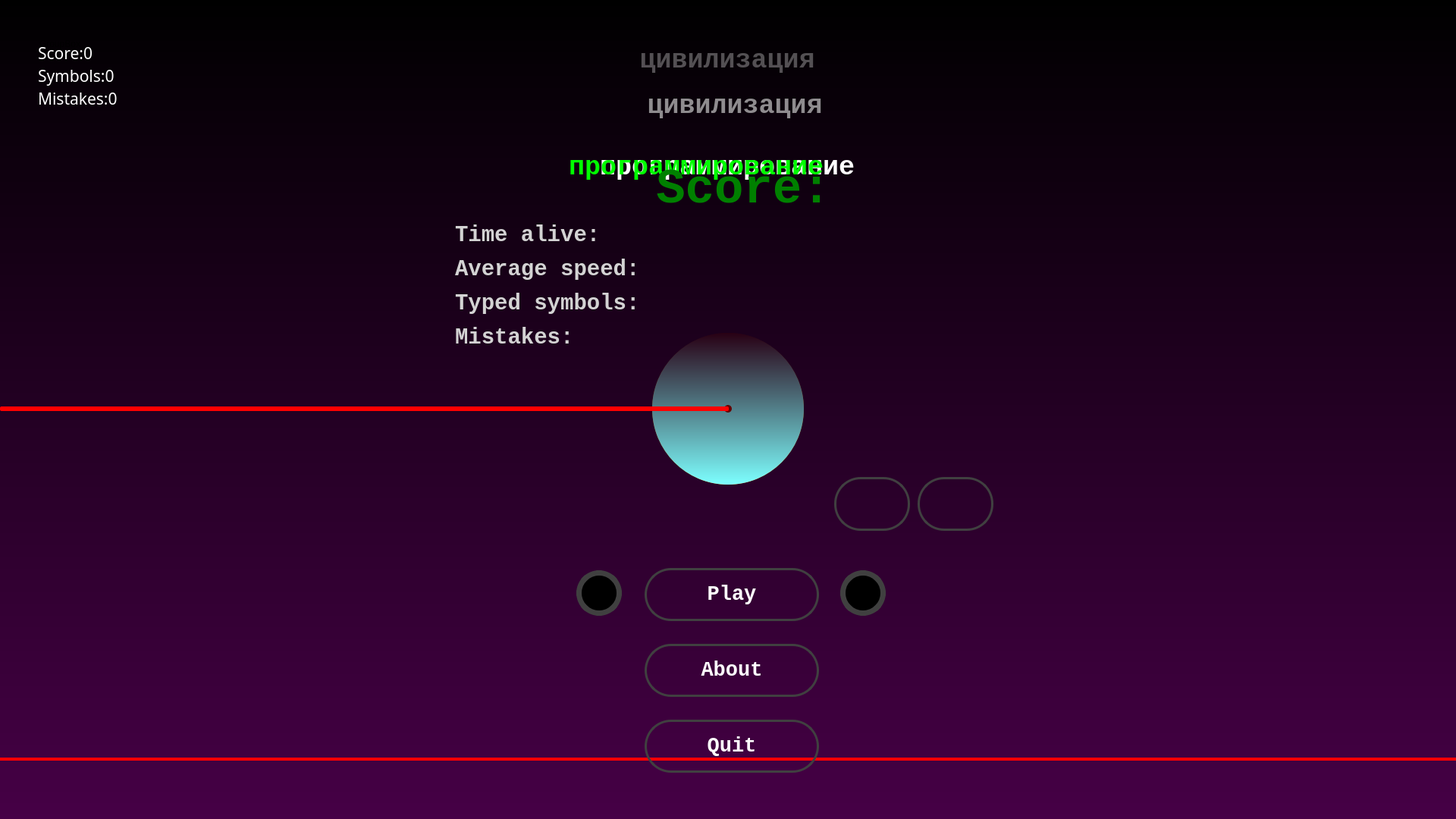
<?xml version="1.0" encoding="UTF-8"?>
<ui version="4.0">
 <class>MainWidget</class>
 <widget class="QWidget" name="MainWidget">
  <property name="geometry">
   <rect>
    <x>0</x>
    <y>0</y>
    <width>1920</width>
    <height>1080</height>
   </rect>
  </property>
  <property name="windowTitle">
   <string>MainWidget</string>
  </property>
  <property name="styleSheet">
   <string notr="true">background: qlineargradient( x1:0 y1:0, x2:0 y2:1, stop:0 black, stop:1 rgb(70, 0, 70));</string>
  </property>
  <widget class="QGroupBox" name="AllWidgets">
   <property name="enabled">
    <bool>true</bool>
   </property>
   <property name="geometry">
    <rect>
     <x>0</x>
     <y>-1</y>
     <width>1920</width>
     <height>1081</height>
    </rect>
   </property>
   <property name="styleSheet">
    <string notr="true">background: rgb(0,0,0,0);
border: none;</string>
   </property>
   <property name="title">
    <string/>
   </property>
   <property name="flat">
    <bool>false</bool>
   </property>
   <widget class="QGroupBox" name="Game">
    <property name="geometry">
     <rect>
      <x>0</x>
      <y>0</y>
      <width>1920</width>
      <height>1080</height>
     </rect>
    </property>
    <property name="title">
     <string/>
    </property>
    <widget class="QPushButton" name="leftEye">
     <property name="enabled">
      <bool>false</bool>
     </property>
     <property name="geometry">
      <rect>
       <x>896</x>
       <y>476</y>
       <width>60</width>
       <height>60</height>
      </rect>
     </property>
     <property name="styleSheet">
      <string notr="true">background: none;</string>
     </property>
     <property name="text">
      <string/>
     </property>
     <property name="icon">
      <iconset resource="rsc.qrc">
       <normaloff>:/img/img/eye.png</normaloff>:/img/img/eye.png</iconset>
     </property>
     <property name="iconSize">
      <size>
       <width>45</width>
       <height>55</height>
      </size>
     </property>
    </widget>
    <widget class="QPushButton" name="rightEye">
     <property name="enabled">
      <bool>false</bool>
     </property>
     <property name="geometry">
      <rect>
       <x>965</x>
       <y>476</y>
       <width>61</width>
       <height>61</height>
      </rect>
     </property>
     <property name="styleSheet">
      <string notr="true"/>
     </property>
     <property name="text">
      <string/>
     </property>
     <property name="icon">
      <iconset resource="rsc.qrc">
       <normaloff>:/img/img/eye.png</normaloff>:/img/img/eye.png</iconset>
     </property>
     <property name="iconSize">
      <size>
       <width>45</width>
       <height>55</height>
      </size>
     </property>
    </widget>
    <widget class="QPushButton" name="lazer">
     <property name="geometry">
      <rect>
       <x>0</x>
       <y>1000</y>
       <width>1920</width>
       <height>4</height>
      </rect>
     </property>
     <property name="minimumSize">
      <size>
       <width>0</width>
       <height>0</height>
      </size>
     </property>
     <property name="font">
      <font>
       <family>Courier New</family>
       <pointsize>20</pointsize>
       <weight>75</weight>
       <italic>false</italic>
       <bold>true</bold>
      </font>
     </property>
     <property name="toolTip">
      <string/>
     </property>
     <property name="toolTipDuration">
      <number>4000</number>
     </property>
     <property name="statusTip">
      <string/>
     </property>
     <property name="styleSheet">
      <string notr="true">background: red;</string>
     </property>
     <property name="text">
      <string/>
     </property>
    </widget>
    <widget class="QPushButton" name="ball">
     <property name="geometry">
      <rect>
       <x>860</x>
       <y>440</y>
       <width>200</width>
       <height>200</height>
      </rect>
     </property>
     <property name="autoFillBackground">
      <bool>false</bool>
     </property>
     <property name="styleSheet">
      <string notr="true">background: qlineargradient( x1:0 y1:0, x2:0 y2:1, stop:0 rgb(40,0,20), stop:1 rgb(255, 155, 0));
border-radius: 100px;</string>
     </property>
     <property name="text">
      <string/>
     </property>
     <property name="icon">
      <iconset resource="rsc.qrc">
       <normaloff>:/img/img/skin.png</normaloff>:/img/img/skin.png</iconset>
     </property>
     <property name="iconSize">
      <size>
       <width>200</width>
       <height>200</height>
      </size>
     </property>
    </widget>
    <widget class="QGroupBox" name="GameOver">
     <property name="geometry">
      <rect>
       <x>0</x>
       <y>0</y>
       <width>1920</width>
       <height>1080</height>
      </rect>
     </property>
     <property name="title">
      <string/>
     </property>
     <widget class="QPushButton" name="frontLazer">
      <property name="geometry">
       <rect>
        <x>0</x>
        <y>537</y>
        <width>961</width>
        <height>6</height>
       </rect>
      </property>
      <property name="styleSheet">
       <string notr="true">background: red; border: 1px red; border-radius: 2px;</string>
      </property>
      <property name="text">
       <string/>
      </property>
     </widget>
     <widget class="QLabel" name="blood">
      <property name="geometry">
       <rect>
        <x>953</x>
        <y>540</y>
        <width>12</width>
        <height>50</height>
       </rect>
      </property>
      <property name="text">
       <string/>
      </property>
      <property name="pixmap">
       <pixmap resource="rsc.qrc">:/img/img/blood.png</pixmap>
      </property>
     </widget>
     <widget class="QPushButton" name="hole">
      <property name="geometry">
       <rect>
        <x>955</x>
        <y>535</y>
        <width>10</width>
        <height>10</height>
       </rect>
      </property>
      <property name="styleSheet">
       <string notr="true">border-radius: 5px;
background: rgb(100,0,0);</string>
      </property>
      <property name="text">
       <string/>
      </property>
     </widget>
     <widget class="QPushButton" name="dead_ball">
      <property name="enabled">
       <bool>true</bool>
      </property>
      <property name="geometry">
       <rect>
        <x>860</x>
        <y>440</y>
        <width>200</width>
        <height>200</height>
       </rect>
      </property>
      <property name="autoFillBackground">
       <bool>false</bool>
      </property>
      <property name="styleSheet">
       <string notr="true">background: qlineargradient( x1:0 y1:0, x2:0 y2:1, stop:0 rgb(40,0,20), stop:1 rgb(125, 255, 255));
border-radius: 100px;</string>
      </property>
      <property name="text">
       <string/>
      </property>
      <property name="icon">
       <iconset resource="rsc.qrc">
        <normaloff>:/img/img/skin.png</normaloff>:/img/img/skin.png</iconset>
      </property>
      <property name="iconSize">
       <size>
        <width>200</width>
        <height>200</height>
       </size>
      </property>
     </widget>
     <widget class="QPushButton" name="leftEye_dead">
      <property name="enabled">
       <bool>true</bool>
      </property>
      <property name="geometry">
       <rect>
        <x>896</x>
        <y>476</y>
        <width>60</width>
        <height>60</height>
       </rect>
      </property>
      <property name="styleSheet">
       <string notr="true">background: none;</string>
      </property>
      <property name="text">
       <string/>
      </property>
      <property name="icon">
       <iconset resource="rsc.qrc">
        <normaloff>:/img/img/dead.png</normaloff>:/img/img/dead.png</iconset>
      </property>
      <property name="iconSize">
       <size>
        <width>45</width>
        <height>55</height>
       </size>
      </property>
     </widget>
     <widget class="QPushButton" name="rightEye_dead">
      <property name="enabled">
       <bool>true</bool>
      </property>
      <property name="geometry">
       <rect>
        <x>965</x>
        <y>476</y>
        <width>61</width>
        <height>61</height>
       </rect>
      </property>
      <property name="styleSheet">
       <string notr="true"/>
      </property>
      <property name="text">
       <string/>
      </property>
      <property name="icon">
       <iconset resource="rsc.qrc">
        <normaloff>:/img/img/dead.png</normaloff>:/img/img/dead.png</iconset>
      </property>
      <property name="iconSize">
       <size>
        <width>45</width>
        <height>55</height>
       </size>
      </property>
     </widget>
     <widget class="QGroupBox" name="GameOverDialog">
      <property name="geometry">
       <rect>
        <x>350</x>
        <y>30</y>
        <width>1200</width>
        <height>900</height>
       </rect>
      </property>
      <property name="styleSheet">
       <string notr="true">background: none;</string>
      </property>
      <property name="title">
       <string/>
      </property>
      <widget class="QLabel" name="gameOverDialogBackground">
       <property name="geometry">
        <rect>
         <x>0</x>
         <y>0</y>
         <width>1200</width>
         <height>940</height>
        </rect>
       </property>
       <property name="styleSheet">
        <string notr="true">background: none;</string>
       </property>
       <property name="text">
        <string/>
       </property>
       <property name="pixmap">
        <pixmap resource="rsc.qrc">:/img/img/pixmap.png</pixmap>
       </property>
       <property name="alignment">
        <set>Qt::AlignCenter</set>
       </property>
      </widget>
      <widget class="QPushButton" name="gameOverMainMenu">
       <property name="geometry">
        <rect>
         <x>860</x>
         <y>600</y>
         <width>100</width>
         <height>71</height>
        </rect>
       </property>
       <property name="font">
        <font>
         <family>Courier New</family>
         <pointsize>20</pointsize>
         <weight>75</weight>
         <italic>false</italic>
         <bold>true</bold>
        </font>
       </property>
       <property name="toolTip">
        <string/>
       </property>
       <property name="toolTipDuration">
        <number>4000</number>
       </property>
       <property name="statusTip">
        <string/>
       </property>
       <property name="styleSheet">
        <string notr="true">QPushButton {
border-style: outset;
     padding: 6px;
     border: 1px solid #404040;
     border-width: 3px;
     border-radius: 35px;
     background-color: qlineargradient(x1: 0, y1: 0, x2: 0, y2: 1,
                                       stop: 0 #000000, stop: 1 #404040);
	color: white;
}

QPushButton:pressed {
	 color:rgb(200,200,200);
     background-color: qlineargradient(x1: 0, y1: 0, x2: 0, y2: 1,
                                       stop: 0 #404040, stop: 1 #999999);
 }

QPushButton:disabled {
	color:rgb(200,200,200);
	background-color: qlineargradient(x1: 0, y1: 0, x2: 0, y2: 1,
									  stop: 0 #555555, stop: 1 #999999);
}

 QPushButton:hover {
     border-color: green;
 }

 QPushButton:default {
     border-color: navy; /* делаем кнопку по умолчанию выпуклой */
 }</string>
       </property>
       <property name="text">
        <string/>
       </property>
       <property name="icon">
        <iconset resource="rsc.qrc">
         <normaloff>:/img/img/home.png</normaloff>:/img/img/home.png</iconset>
       </property>
       <property name="iconSize">
        <size>
         <width>50</width>
         <height>50</height>
        </size>
       </property>
      </widget>
      <widget class="QPushButton" name="gameOverRestart">
       <property name="geometry">
        <rect>
         <x>750</x>
         <y>600</y>
         <width>100</width>
         <height>71</height>
        </rect>
       </property>
       <property name="font">
        <font>
         <family>Courier New</family>
         <pointsize>20</pointsize>
         <weight>75</weight>
         <italic>false</italic>
         <bold>true</bold>
        </font>
       </property>
       <property name="toolTip">
        <string/>
       </property>
       <property name="toolTipDuration">
        <number>4000</number>
       </property>
       <property name="statusTip">
        <string/>
       </property>
       <property name="styleSheet">
        <string notr="true">QPushButton {
border-style: outset;
     padding: 6px;
     border: 1px solid #404040;
     border-width: 3px;
     border-radius: 35px;
     background-color: qlineargradient(x1: 0, y1: 0, x2: 0, y2: 1,
                                       stop: 0 #000000, stop: 1 #404040);
	color: white;
}

QPushButton:pressed {
	 color:rgb(200,200,200);
     background-color: qlineargradient(x1: 0, y1: 0, x2: 0, y2: 1,
                                       stop: 0 #404040, stop: 1 #999999);
 }

QPushButton:disabled {
	color:rgb(200,200,200);
	background-color: qlineargradient(x1: 0, y1: 0, x2: 0, y2: 1,
									  stop: 0 #555555, stop: 1 #999999);
}

 QPushButton:hover {
     border-color: green;
 }

 QPushButton:default {
     border-color: navy; /* делаем кнопку по умолчанию выпуклой */
 }</string>
       </property>
       <property name="text">
        <string/>
       </property>
       <property name="icon">
        <iconset resource="rsc.qrc">
         <normaloff>:/img/img/restart.png</normaloff>:/img/img/restart.png</iconset>
       </property>
       <property name="iconSize">
        <size>
         <width>43</width>
         <height>43</height>
        </size>
       </property>
      </widget>
      <widget class="QLabel" name="gameOverScorePanel">
       <property name="geometry">
        <rect>
         <x>230</x>
         <y>180</y>
         <width>801</width>
         <height>81</height>
        </rect>
       </property>
       <property name="font">
        <font>
         <family>Courier New</family>
         <pointsize>48</pointsize>
         <weight>75</weight>
         <bold>true</bold>
        </font>
       </property>
       <property name="styleSheet">
        <string notr="true">background: none; color: green;</string>
       </property>
       <property name="text">
        <string>Score:</string>
       </property>
       <property name="alignment">
        <set>Qt::AlignCenter</set>
       </property>
      </widget>
      <widget class="QLabel" name="gameOverTypedSymbols">
       <property name="geometry">
        <rect>
         <x>250</x>
         <y>330</y>
         <width>700</width>
         <height>81</height>
        </rect>
       </property>
       <property name="font">
        <font>
         <family>Courier New</family>
         <pointsize>22</pointsize>
         <weight>75</weight>
         <bold>true</bold>
        </font>
       </property>
       <property name="styleSheet">
        <string notr="true">background: none; color: lightgray;</string>
       </property>
       <property name="text">
        <string>Typed symbols: </string>
       </property>
       <property name="alignment">
        <set>Qt::AlignLeading|Qt::AlignLeft|Qt::AlignVCenter</set>
       </property>
      </widget>
      <widget class="QLabel" name="gameOverMistakes">
       <property name="geometry">
        <rect>
         <x>250</x>
         <y>375</y>
         <width>700</width>
         <height>81</height>
        </rect>
       </property>
       <property name="font">
        <font>
         <family>Courier New</family>
         <pointsize>22</pointsize>
         <weight>75</weight>
         <bold>true</bold>
        </font>
       </property>
       <property name="styleSheet">
        <string notr="true">background: none; color: lightgray;</string>
       </property>
       <property name="text">
        <string>Mistakes:</string>
       </property>
       <property name="alignment">
        <set>Qt::AlignLeading|Qt::AlignLeft|Qt::AlignVCenter</set>
       </property>
      </widget>
      <widget class="QLabel" name="gameOverSpeed">
       <property name="geometry">
        <rect>
         <x>250</x>
         <y>285</y>
         <width>700</width>
         <height>81</height>
        </rect>
       </property>
       <property name="font">
        <font>
         <family>Courier New</family>
         <pointsize>22</pointsize>
         <weight>75</weight>
         <bold>true</bold>
        </font>
       </property>
       <property name="styleSheet">
        <string notr="true">background: none; color: lightgray;</string>
       </property>
       <property name="text">
        <string>Average speed:</string>
       </property>
       <property name="alignment">
        <set>Qt::AlignLeading|Qt::AlignLeft|Qt::AlignVCenter</set>
       </property>
      </widget>
      <widget class="QLabel" name="gameOverTimeAlive">
       <property name="geometry">
        <rect>
         <x>250</x>
         <y>240</y>
         <width>700</width>
         <height>81</height>
        </rect>
       </property>
       <property name="font">
        <font>
         <family>Courier New</family>
         <pointsize>22</pointsize>
         <weight>75</weight>
         <bold>true</bold>
        </font>
       </property>
       <property name="styleSheet">
        <string notr="true">background: none; color: lightgray;</string>
       </property>
       <property name="text">
        <string>Time alive:</string>
       </property>
       <property name="alignment">
        <set>Qt::AlignLeading|Qt::AlignLeft|Qt::AlignVCenter</set>
       </property>
      </widget>
     </widget>
     <zorder>dead_ball</zorder>
     <zorder>leftEye_dead</zorder>
     <zorder>rightEye_dead</zorder>
     <zorder>blood</zorder>
     <zorder>hole</zorder>
     <zorder>frontLazer</zorder>
     <zorder>GameOverDialog</zorder>
    </widget>
    <widget class="QGroupBox" name="Words">
     <property name="geometry">
      <rect>
       <x>0</x>
       <y>0</y>
       <width>1920</width>
       <height>1080</height>
      </rect>
     </property>
     <property name="title">
      <string/>
     </property>
     <widget class="QLabel" name="word">
      <property name="geometry">
       <rect>
        <x>750</x>
        <y>200</y>
        <width>418</width>
        <height>42</height>
       </rect>
      </property>
      <property name="font">
       <font>
        <family>Courier New</family>
        <pointsize>26</pointsize>
        <weight>75</weight>
        <bold>true</bold>
       </font>
      </property>
      <property name="styleSheet">
       <string notr="true">color: rgb(255,255,255);</string>
      </property>
      <property name="text">
       <string>программирование</string>
      </property>
      <property name="alignment">
       <set>Qt::AlignCenter</set>
      </property>
     </widget>
     <widget class="QLabel" name="next_word">
      <property name="geometry">
       <rect>
        <x>760</x>
        <y>110</y>
        <width>418</width>
        <height>61</height>
       </rect>
      </property>
      <property name="font">
       <font>
        <family>Courier New</family>
        <pointsize>26</pointsize>
        <weight>75</weight>
        <bold>true</bold>
       </font>
      </property>
      <property name="styleSheet">
       <string notr="true">color: rgb(200,200,200,0.7);</string>
      </property>
      <property name="text">
       <string>цивилизация</string>
      </property>
      <property name="alignment">
       <set>Qt::AlignCenter</set>
      </property>
     </widget>
     <widget class="QLineEdit" name="lineEdit">
      <property name="geometry">
       <rect>
        <x>-50</x>
        <y>-50</y>
        <width>113</width>
        <height>22</height>
       </rect>
      </property>
      <property name="mouseTracking">
       <bool>false</bool>
      </property>
      <property name="styleSheet">
       <string notr="true">color: rgb(0,0,0,0);</string>
      </property>
      <property name="cursorMoveStyle">
       <enum>Qt::VisualMoveStyle</enum>
      </property>
     </widget>
     <widget class="QLabel" name="wordInput">
      <property name="geometry">
       <rect>
        <x>750</x>
        <y>200</y>
        <width>418</width>
        <height>42</height>
       </rect>
      </property>
      <property name="font">
       <font>
        <family>Courier New</family>
        <pointsize>26</pointsize>
        <weight>75</weight>
        <bold>true</bold>
       </font>
      </property>
      <property name="styleSheet">
       <string notr="true">color: rgb(0,255,0);</string>
      </property>
      <property name="text">
       <string>программирование</string>
      </property>
      <property name="alignment">
       <set>Qt::AlignLeading|Qt::AlignLeft|Qt::AlignVCenter</set>
      </property>
     </widget>
     <widget class="QGroupBox" name="CurrentResults">
      <property name="geometry">
       <rect>
        <x>50</x>
        <y>50</y>
        <width>600</width>
        <height>600</height>
       </rect>
      </property>
      <property name="title">
       <string>GroupBox</string>
      </property>
      <widget class="QLabel" name="score">
       <property name="geometry">
        <rect>
         <x>0</x>
         <y>0</y>
         <width>571</width>
         <height>41</height>
        </rect>
       </property>
       <property name="font">
        <font>
         <family>Berlin Sans FB</family>
         <pointsize>16</pointsize>
         <weight>50</weight>
         <bold>false</bold>
        </font>
       </property>
       <property name="styleSheet">
        <string notr="true">color: white;</string>
       </property>
       <property name="text">
        <string>Score:0</string>
       </property>
      </widget>
      <widget class="QLabel" name="mistakes">
       <property name="geometry">
        <rect>
         <x>0</x>
         <y>60</y>
         <width>571</width>
         <height>41</height>
        </rect>
       </property>
       <property name="font">
        <font>
         <family>Berlin Sans FB</family>
         <pointsize>16</pointsize>
         <weight>50</weight>
         <bold>false</bold>
        </font>
       </property>
       <property name="styleSheet">
        <string notr="true">color: white;</string>
       </property>
       <property name="text">
        <string>Mistakes:0</string>
       </property>
      </widget>
      <widget class="QLabel" name="typedSymbols">
       <property name="geometry">
        <rect>
         <x>0</x>
         <y>30</y>
         <width>571</width>
         <height>41</height>
        </rect>
       </property>
       <property name="font">
        <font>
         <family>Berlin Sans FB</family>
         <pointsize>16</pointsize>
         <weight>50</weight>
         <bold>false</bold>
        </font>
       </property>
       <property name="styleSheet">
        <string notr="true">color: white;</string>
       </property>
       <property name="text">
        <string>Symbols:0</string>
       </property>
      </widget>
     </widget>
     <widget class="QLabel" name="next_next_word">
      <property name="geometry">
       <rect>
        <x>750</x>
        <y>50</y>
        <width>418</width>
        <height>61</height>
       </rect>
      </property>
      <property name="font">
       <font>
        <family>Courier New</family>
        <pointsize>26</pointsize>
        <weight>75</weight>
        <bold>true</bold>
       </font>
      </property>
      <property name="styleSheet">
       <string notr="true">color: rgb(200,200,200,0.4);</string>
      </property>
      <property name="text">
       <string>цивилизация</string>
      </property>
      <property name="alignment">
       <set>Qt::AlignCenter</set>
      </property>
     </widget>
    </widget>
    <zorder>lazer</zorder>
    <zorder>ball</zorder>
    <zorder>leftEye</zorder>
    <zorder>rightEye</zorder>
    <zorder>Words</zorder>
    <zorder>GameOver</zorder>
   </widget>
   <widget class="QGroupBox" name="MainMenu">
    <property name="geometry">
     <rect>
      <x>0</x>
      <y>0</y>
      <width>1920</width>
      <height>1080</height>
     </rect>
    </property>
    <property name="styleSheet">
     <string notr="true"/>
    </property>
    <property name="title">
     <string/>
    </property>
    <widget class="QPushButton" name="color">
     <property name="geometry">
      <rect>
       <x>1108</x>
       <y>753</y>
       <width>60</width>
       <height>60</height>
      </rect>
     </property>
     <property name="focusPolicy">
      <enum>Qt::StrongFocus</enum>
     </property>
     <property name="styleSheet">
      <string notr="true">QPushButton {
     border: 1px solid #404040;
     border-width: 7px;
     border-radius: 30px;
	 background: black;
}

 QPushButton:hover {
     border-color: green;
 }</string>
     </property>
     <property name="text">
      <string/>
     </property>
     <property name="icon">
      <iconset resource="rsc.qrc">
       <normaloff>:/img/img/color.png</normaloff>:/img/img/color.png</iconset>
     </property>
     <property name="iconSize">
      <size>
       <width>55</width>
       <height>55</height>
      </size>
     </property>
    </widget>
    <widget class="QPushButton" name="play">
     <property name="geometry">
      <rect>
       <x>850</x>
       <y>750</y>
       <width>230</width>
       <height>70</height>
      </rect>
     </property>
     <property name="minimumSize">
      <size>
       <width>98</width>
       <height>0</height>
      </size>
     </property>
     <property name="font">
      <font>
       <family>Courier New</family>
       <pointsize>20</pointsize>
       <weight>75</weight>
       <italic>false</italic>
       <bold>true</bold>
      </font>
     </property>
     <property name="toolTip">
      <string/>
     </property>
     <property name="toolTipDuration">
      <number>4000</number>
     </property>
     <property name="statusTip">
      <string/>
     </property>
     <property name="styleSheet">
      <string notr="true">QPushButton {
border-style: outset;
     min-width: 5em;
     padding: 6px;
     border: 1px solid #404040;
     border-width: 3px;
     border-radius: 35px;
     background-color: qlineargradient(x1: 0, y1: 0, x2: 0, y2: 1,
                                       stop: 0 #999999, stop: 1 #404040);
	color: white;
}

QPushButton:pressed {
	 color:rgb(200,200,200);
     background-color: qlineargradient(x1: 0, y1: 0, x2: 0, y2: 1,
                                       stop: 0 #404040, stop: 1 #999999);
 }

QPushButton:disabled {
	color:rgb(200,200,200);
	background-color: qlineargradient(x1: 0, y1: 0, x2: 0, y2: 1,
									  stop: 0 #555555, stop: 1 #999999);
}

 QPushButton:hover {
     border-color: green;
 }

 QPushButton:default {
     border-color: navy; /* делаем кнопку по умолчанию выпуклой */
 }</string>
     </property>
     <property name="text">
      <string>Play</string>
     </property>
    </widget>
    <widget class="QPushButton" name="howToPlay">
     <property name="geometry">
      <rect>
       <x>850</x>
       <y>850</y>
       <width>230</width>
       <height>70</height>
      </rect>
     </property>
     <property name="minimumSize">
      <size>
       <width>98</width>
       <height>0</height>
      </size>
     </property>
     <property name="font">
      <font>
       <family>Courier New</family>
       <pointsize>20</pointsize>
       <weight>75</weight>
       <italic>false</italic>
       <bold>true</bold>
      </font>
     </property>
     <property name="toolTip">
      <string/>
     </property>
     <property name="toolTipDuration">
      <number>4000</number>
     </property>
     <property name="statusTip">
      <string/>
     </property>
     <property name="styleSheet">
      <string notr="true">QPushButton {
border-style: outset;
     min-width: 5em;
     padding: 6px;
     border: 1px solid #404040;
     border-width: 3px;
     border-radius: 35px;
     background-color: qlineargradient(x1: 0, y1: 0, x2: 0, y2: 1,
                                       stop: 0 #999999, stop: 1 #404040);
	color: white;
}

QPushButton:pressed {
	 color:rgb(200,200,200);
     background-color: qlineargradient(x1: 0, y1: 0, x2: 0, y2: 1,
                                       stop: 0 #404040, stop: 1 #999999);
 }

QPushButton:disabled {
	color:rgb(200,200,200);
	background-color: qlineargradient(x1: 0, y1: 0, x2: 0, y2: 1,
									  stop: 0 #555555, stop: 1 #999999);
}

 QPushButton:hover {
     border-color: green;
 }

 QPushButton:default {
     border-color: navy; /* делаем кнопку по умолчанию выпуклой */
 }</string>
     </property>
     <property name="text">
      <string>About</string>
     </property>
    </widget>
    <widget class="QPushButton" name="quit">
     <property name="geometry">
      <rect>
       <x>850</x>
       <y>950</y>
       <width>230</width>
       <height>70</height>
      </rect>
     </property>
     <property name="minimumSize">
      <size>
       <width>98</width>
       <height>0</height>
      </size>
     </property>
     <property name="font">
      <font>
       <family>Courier New</family>
       <pointsize>20</pointsize>
       <weight>75</weight>
       <italic>false</italic>
       <bold>true</bold>
      </font>
     </property>
     <property name="toolTip">
      <string/>
     </property>
     <property name="toolTipDuration">
      <number>4000</number>
     </property>
     <property name="statusTip">
      <string/>
     </property>
     <property name="styleSheet">
      <string notr="true">QPushButton {
border-style: outset;
     min-width: 5em;
     padding: 6px;
     border: 1px solid #404040;
     border-width: 3px;
     border-radius: 35px;
     background-color: qlineargradient(x1: 0, y1: 0, x2: 0, y2: 1,
                                       stop: 0 #999999, stop: 1 #404040);
	color: white;
}

QPushButton:pressed {
	 color:rgb(200,200,200);
     background-color: qlineargradient(x1: 0, y1: 0, x2: 0, y2: 1,
                                       stop: 0 #404040, stop: 1 #999999);
 }

QPushButton:disabled {
	color:rgb(200,200,200);
	background-color: qlineargradient(x1: 0, y1: 0, x2: 0, y2: 1,
									  stop: 0 #555555, stop: 1 #999999);
}

 QPushButton:hover {
     border-color: green;
 }

 QPushButton:default {
     border-color: navy; /* делаем кнопку по умолчанию выпуклой */
 }</string>
     </property>
     <property name="text">
      <string>Quit</string>
     </property>
    </widget>
    <widget class="QLabel" name="logo">
     <property name="geometry">
      <rect>
       <x>400</x>
       <y>80</y>
       <width>1121</width>
       <height>201</height>
      </rect>
     </property>
     <property name="text">
      <string/>
     </property>
     <property name="pixmap">
      <pixmap resource="rsc.qrc">:/img/img/image.png</pixmap>
     </property>
    </widget>
    <widget class="QPushButton" name="language">
     <property name="geometry">
      <rect>
       <x>760</x>
       <y>753</y>
       <width>60</width>
       <height>60</height>
      </rect>
     </property>
     <property name="focusPolicy">
      <enum>Qt::StrongFocus</enum>
     </property>
     <property name="styleSheet">
      <string notr="true">QPushButton {
     border: 1px solid #404040;
     border-width: 7px;
     border-radius: 30px;
	 background: black;
}

 QPushButton:hover {
     border-color: green;
 }</string>
     </property>
     <property name="text">
      <string/>
     </property>
     <property name="icon">
      <iconset resource="rsc.qrc">
       <normaloff>:/lng/lng/russian.png</normaloff>:/lng/lng/russian.png</iconset>
     </property>
     <property name="iconSize">
      <size>
       <width>55</width>
       <height>55</height>
      </size>
     </property>
    </widget>
   </widget>
  </widget>
 </widget>
 <tabstops>
  <tabstop>play</tabstop>
  <tabstop>color</tabstop>
  <tabstop>howToPlay</tabstop>
  <tabstop>quit</tabstop>
  <tabstop>ball</tabstop>
  <tabstop>leftEye</tabstop>
  <tabstop>lazer</tabstop>
  <tabstop>rightEye</tabstop>
  <tabstop>frontLazer</tabstop>
  <tabstop>hole</tabstop>
 </tabstops>
 <resources>
  <include location="rsc.qrc"/>
 </resources>
 <connections/>
</ui>
